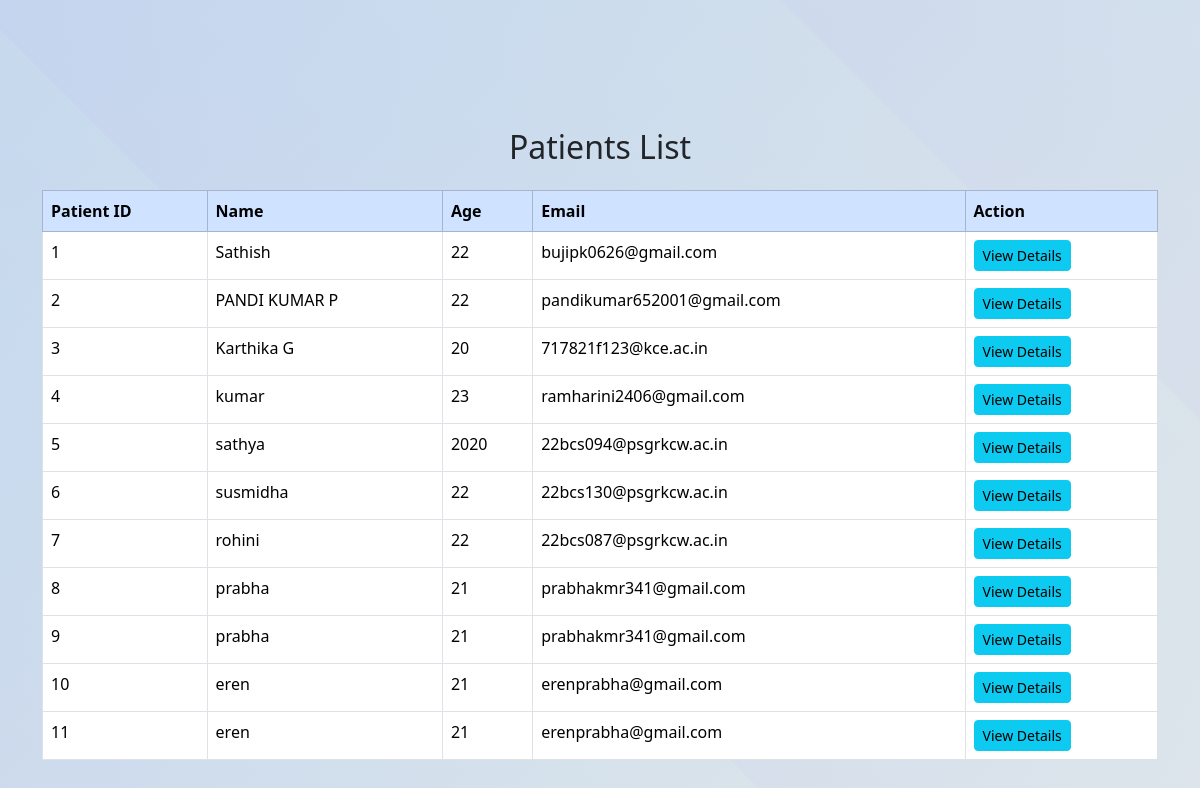
Page /patients on the committed database.
### app.py (models this page shows)
class Patient(db.Model):
    id = db.Column(db.Integer, primary_key=True)
    user_id = db.Column(db.Integer, db.ForeignKey('user.id'), nullable=False)
    patient_id = db.Column(db.String(50), unique=True, nullable=False)
    name = db.Column(db.String(100), nullable=False)
    dob = db.Column(db.String(20), nullable=False)
    age = db.Column(db.Integer, nullable=False)
    email = db.Column(db.String(100), nullable=False)
    blood_group = db.Column(db.String(5), nullable=False)  # Blood group field
    gender = db.Column(db.String(10), nullable=False)
    nominee_name = db.Column(db.String(100), nullable=False)
    nominee_relationship = db.Column(db.String(50), nullable=False)
    nominee_mobile = db.Column(db.String(15), nullable=False)
    nominee_email = db.Column(db.String(100), nullable=False)
    user = db.relationship('User', backref='patients')

### app.py (the view)
@app.route('/patients')
def list_patients():
    patients = Patient.query.all()  # Get all patients from DB
    return render_template('patients.html', patients=patients)  # Render patient list page

### templates/patients.html (shortened to what this page needs)
<!DOCTYPE html>
<html lang="en">
<head>
    <link href="https://cdnjs.cloudflare.com/ajax/libs/bootstrap/5.3.2/css/bootstrap.min.css" rel="stylesheet">
</head>
<body>
    <section class="hero-section">
    <div class="container py-5">
        <h2 class="text-center mb-4">Patients List</h2>
        {% if patients %}
            <table class="table table-bordered table-hover bg-white">
                <thead class="table-primary">
                    <tr>
                        <th>Patient ID</th>
                        <th>Name</th>
                        <th>Age</th>
                        <th>Email</th>
                        <th>Action</th>
                    </tr>
                </thead>
                <tbody>
                    {% for patient in patients %}
                        <tr>
                            <td>{{ patient.id }}</td>
                            <td>{{ patient.name }}</td>
                            <td>{{ patient.age }}</td>
                            <td>{{ patient.email }}</td>
                            <td>
                                <a href="{{ url_for('view_patient') }}" class="btn btn-info btn-sm">
                                    View Details
                                </a>
                            </td>
                        </tr>
                    {% endfor %}
                </tbody>
            </table>
        {% else %}
            <p class="text-center">No patients found.</p>
        {% endif %}
    </div>
    </section>
</body>
</html>

### templates/patients.html (style rules this page uses)
.hero-section { min-height: 100vh; position: relative; overflow: hidden; padding-top: 80px; }
.container { position: relative; z-index: 2; }

### rows in the picture
Patient: id "1", name "Sathish", age "22", email "bujipk0626@gmail.com"
Patient: id "2", name "PANDI KUMAR P", age "22", email "pandikumar652001@gmail.com"
Patient: id "3", name "Karthika G", age "20", email "717821f123@kce.ac.in"
Patient: id "4", name "kumar", age "23", email "ramharini2406@gmail.com"
Patient: id "5", name "sathya", age "2020", email "22bcs094@psgrkcw.ac.in"
Patient: id "6", name "susmidha", age "22", email "22bcs130@psgrkcw.ac.in"
Patient: id "7", name "rohini", age "22", email "22bcs087@psgrkcw.ac.in"
Patient: id "8", name "prabha", age "21", email "prabhakmr341@gmail.com"
Patient: id "9", name "prabha", age "21", email "prabhakmr341@gmail.com"
Patient: id "10", name "eren", age "21", email "erenprabha@gmail.com"
Patient: id "11", name "eren", age "21", email "erenprabha@gmail.com"
